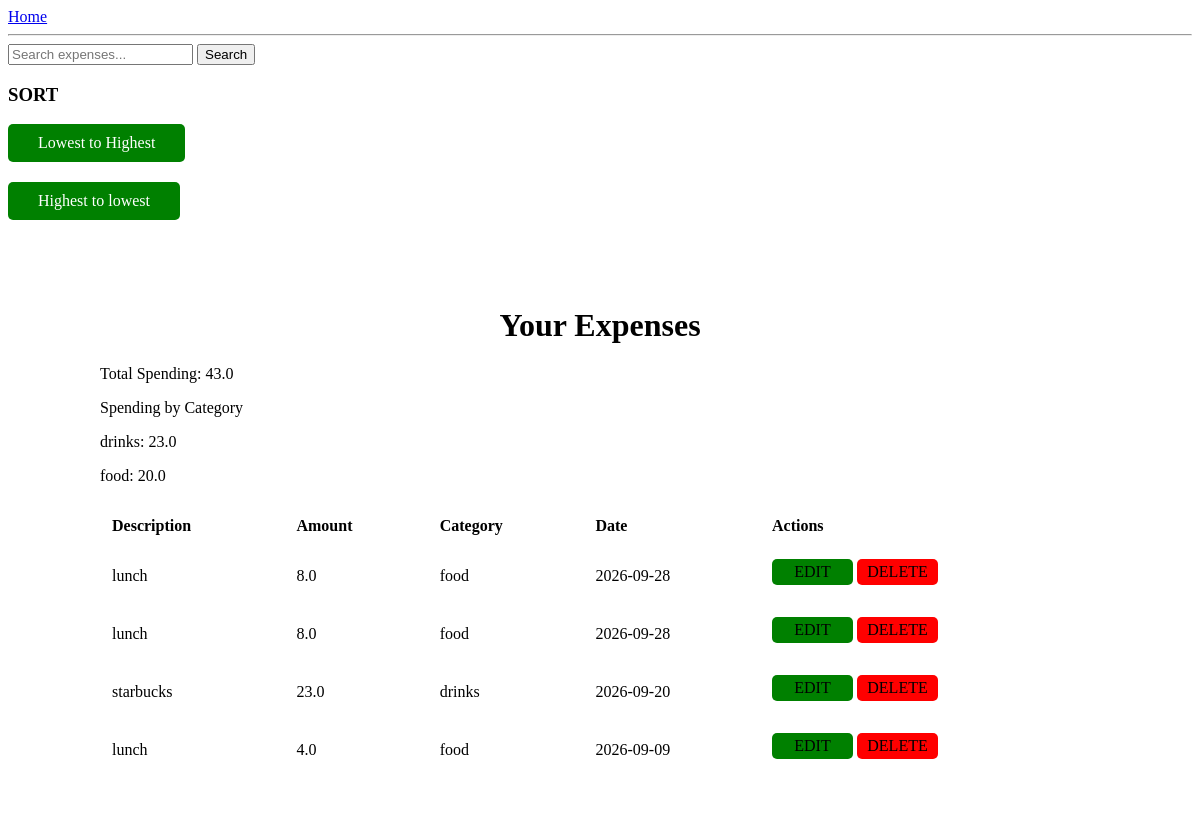
/display?sort=desc&search=, run on the app's committed database.
### tables this page shows
CREATE TABLE expenses(
  id  INTEGER PRIMARY KEY AUTOINCREMENT,
  user_id INTEGER,
  description TEXT NOT NULL,
  amount REAL NOT NULL,
  category TEXT NOT NULL,
  expense_date TEXT NOT NULL
  );

### expense.py (the view)
@app.route("/display")
def display():
    cursor=connection.cursor()
    search = request.args.get('search','')
    sort= request.args.get('sort','sort')
    if sort == "desc":
        cursor.execute("SELECT * FROM expenses WHERE description like ? OR category like ?  ORDER BY expense_date DESC",(f"%{search}%",f"%{search}%"))
    else:
        cursor.execute("SELECT * FROM expenses WHERE description like ? OR category like ? ORDER BY expense_date ASC",(f"%{search}%",f"%{search}%"))
    expense = cursor.fetchall()
    cursor.execute('SELECT SUM(amount) FROM expenses')
    total= cursor.fetchone() [0]
    cursor.execute("SELECT category, SUM(amount) AS total FROM expenses GROUP BY category")
    category_totals=cursor.fetchall()
    return render_template("display.html", expenses=expense,search=search,total=total,category_totals=category_totals)

### templates/display.html
{% extends "base.html" %}
{% block content %}
<form method="GET" action="{{ url_for('display') }}">
    <input type='text' name= 'search' placeholder='Search expenses...' value='{{ search }}'>
    <button type='submit'>Search</button>
</form>
<strong><h3>SORT</h3></strong>
<div>
<a class="highest" href ="{{ url_for('display',sort='asc',search=search)}}">Lowest to Highest</a>
</div>
<div>
<a class="lowest" href ="{{ url_for('display',sort='desc',search=search) }}"> Highest to lowest</a>
</div>
<div class="container">
<h1>Your Expenses</h1>
    Total Spending: {{ total }}
<p>Spending by Category</p>
{% for item in category_totals %}
    <p>{{ item.category }}: {{ item.total }}</p>
    {% endfor %}
<table class="expense-table">
    <tr>
        <th>Description</th>
        <th>Amount</th>
        <th>Category</th>
        <th>Date</th>
        <th>Actions</th>
    </tr>
    {% for expense in expenses %}
<tr>
    <td>{{ expense.description }}</td>
    <td> {{ expense.amount }}</td>
    <td> {{ expense.category }}</td>
    <td> {{ expense.expense_date }}</td>
<td>
<a class ="edit-btn" href="{{ url_for('edit',id=expense.id) }}">EDIT</a>
<a  class="delete-btn" href="{{ url_for('delete', id = expense.id) }}">DELETE</a>
</td>
</tr>
{% endfor %}
</table>
</div>
{% endblock %}

### static/style.css (style rules this page uses)
h1 { text-align: center; }
.expense-table { align-text: center; }
.container { max-width: 1000px; margin: 40px auto; padding: 25px; background-color: white; border-radius: 10px; margin-top: 20px; }
.expense-table th, .expense-table td { border: 1px #f0f0f0; padding: 12px; text-align: left; }
.lowest { display: inline-block; margin-bottom: 15px; text-decoration: none; background-color: green; border-radius: 5px; padding: 10px 30px; }
.highest,.lowest { margin-right: 15px; margin-bottom: 20px; color: white; }
.highest { display: inline-block; text-decoration: none; background-color: green; border-radius: 5px; padding: 10px 30px; }
.expense-table { width: 100%; border-collapse: collapse; margin-top: 20px; }
.edit-btn { display: inline-block; width: 65px; text-align: center; padding: 4px 8px; text-decoration: none; border-radius: 5px; background-color: green; color: black; margin-bottom: 8px; }
.delete-btn { display: inline-block; width: 65px; text-align: center; padding: 4px 8px; text-decoration: none; border-radius: 5px; color: black; background-color: red; }

### data on the page
expenses: category "drinks", total "23.0", description "starbucks", amount "23.0", expense_date "2026-09-20"
expenses: description "lunch", amount "8.0", category "food", expense_date "2026-09-28"
expenses: description "lunch", amount "8.0", category "food", expense_date "2026-09-28"
expenses: description "lunch", amount "4.0", category "food", expense_date "2026-09-09"

### other printed values
{{ total }} "43.0"
{{ item.category }} "food"
{{ item.total }} "20.0"
